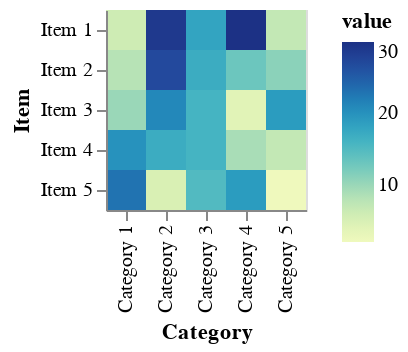

The cell this chart's notebook holds for it:
### Markdown cell above
## Heatmap

A heatmap is a very compact visual representation of the data, very similar to the original table, where rectangles are colored by the values in each cell. 

*We're not really good at quantitatively comparing color values, though, so this isn't a great representation if you want people to accurately detect the numerical patterns. Also, note that Category 3 values aren't distinguishable.*

### Method chaining

In Altair it's easy to construct our visualization by **chaining together, with a dot between** a "declaration" of our visualization following the pattern:

- `alt` – calls the Altair module through it's abbreviated name stated above
- `Chart()` – feed in the Pandas DataFrame our data values come from
- `mark_xxxx()` – sets the [mark type](https://altair-viz.github.io/user_guide/marks.html) to use – here a rectangle
- `encode()` – specified the "[encoding channels](https://altair-viz.github.io/user_guide/encoding.html#encoding-channels)" for this visualization, things like x (horizontal axis), y (vertical axis), color, tooltip, shape, size, etc.
- `transform_xxxx()` – [data transformations](https://altair-viz.github.io/user_guide/transform.html) like filter, calculate, aggregate, lookup, etc.

### Code cell
alt.Chart(df).mark_rect().encode(
    x = 'Category',
    y = 'Item',
    color = 'value'
)

### Figure 1 — Vega-Lite specification as saved in the notebook (floating-point values rounded to 4 significant figures)
{"config": {"view": {"continuousWidth": 400, "continuousHeight": 300}}, "data": {"name": "data-dcc63c1bd6179d79fcae39778c52b169"}, "mark": "rect", "encoding": {"color": {"type": "quantitative", "field": "value"}, "x": {"type": "nominal", "field": "Category"}, "y": {"type": "nominal", "field": "Item"}}, "$schema": "https://vega.github.io/schema/vega-lite/v4.8.1.json", "datasets": {"data-dcc63c1bd6179d79fcae39778c52b169": [{"Item": "Item 1", "Category": "Category 1", "value": 6}, {"Item": "Item 2", "Category": "Category 1", "value": 8}, {"Item": "Item 3", "Category": "Category 1", "value": 10}, {"Item": "Item 4", "Category": "Category 1", "value": 20}, {"Item": "Item 5", "Category": "Category 1", "value": 23}, {"Item": "Item 1", "Category": "Category 2", "value": 29}, {"Item": "Item 2", "Category": "Category 2", "value": 27}, {"Item": "Item 3", "Category": "Category 2", "value": 21}, {"Item": "Item 4", "Category": "Category 2", "value": 17}, {"Item": "Item 5", "Category": "Category 2", "value": 5}, {"Item": "Item 1", "Category": "Category 3", "value": 18}, {"Item": "Item 2", "Category": "Category 3", "value": 17}, {"Item": "Item 3", "Category": "Category 3", "value": 16}, {"Item": "Item 4", "Category": "Category 3", "value": 16}, {"Item": "Item 5", "Category": "Category 3", "value": 15}, {"Item": "Item 1", "Category": "Category 4", "value": 30}, {"Item": "Item 2", "Category": "Category 4", "value": 13}, {"Item": "Item 3", "Category": "Category 4", "value": 4}, {"Item": "Item 4", "Category": "Category 4", "value": 9}, {"Item": "Item 5", "Category": "Category 4", "value": 19}, {"Item": "Item 1", "Category": "Category 5", "value": 7}, {"Item": "Item 2", "Category": "Category 5", "value": 11}, {"Item": "Item 3", "Category": "Category 5", "value": 19}, {"Item": "Item 4", "Category": "Category 5", "value": 7}, {"Item": "Item 5", "Category": "Category 5", "value": 2}]}}
